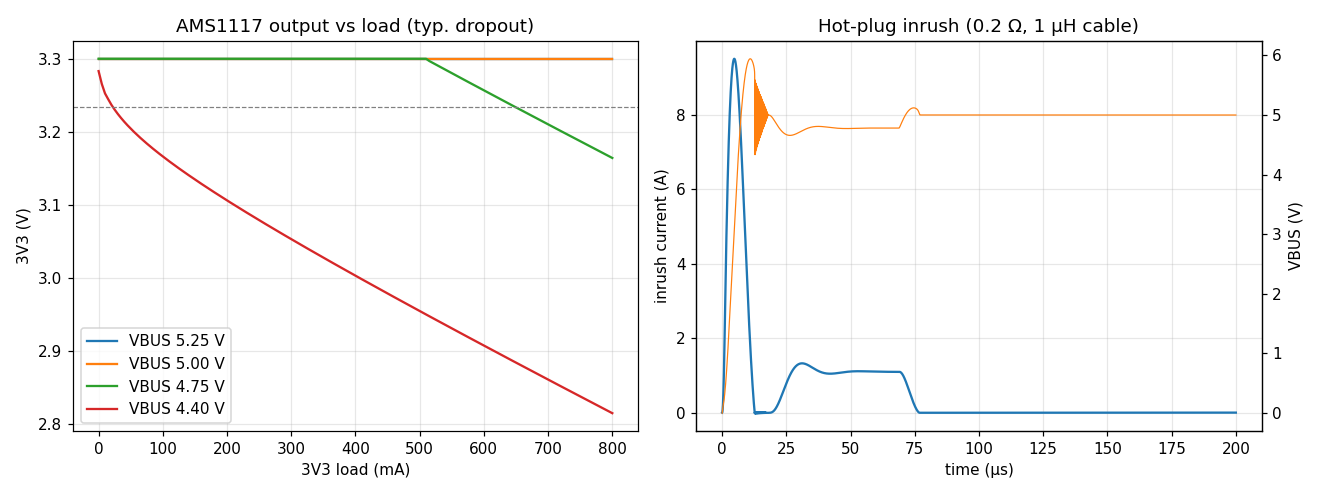

Here is the Python script that generated this plot:
"""电源路径模拟:USB VBUS → SS34 → +5V → AMS1117-3.3 → +3V3 → R3 + LED。

直接用 KiCad 自带的 ngspice.dll(ctypes 调共享库 API),不另装模拟器:

    python sim/power_sim.py

回答设计备注里悬而未决的三个问题:
  1. 负载多大时 3V3 掉出稳压?(VBUS 取 USB 规范的 5.25 / 5.0 / 4.75 / 4.40V)
  2. LED 实际电流多少?
  3. 插入瞬间的浪涌电流 —— USB 2.0 规定设备在 VBUS 上的电容 ≤10µF,
     本板 C2 + C1 在 VBUS 侧、C3 经 LDO 也挂在后面。

模型都是按规格书典型值搭的行为模型,不是厂商 SPICE 模型;数字用来看趋势与
量级,判断要不要改设计,不能当量产保证值。各模型的出处写在 MODELS 旁。
"""
import ctypes
import os
import re
import sys
import tempfile
from pathlib import Path

import numpy as np

HERE = Path(__file__).resolve().parent
sys.path.insert(0, str(HERE.parents[2] / "lib"))
from kicad_paths import kicad_bin  # noqa: E402

KICAD_BIN = kicad_bin()

# ── 模型 ────────────────────────────────────────────────────────────────
MODELS = """
* SS34(MDD,3A/40V 肖特基):规格书 VF ≤0.5V @3A。常见通用参数,
* 推算 VF ≈0.31V @0.1A、≈0.39V @0.5A。
.model SS34 D(IS=1.4e-5 RS=0.038 N=1.036 CJO=250p M=0.5 BV=40 IBV=5e-4)
* KT-0805Y(黄光 AlGaInP):规格书 VF 典型 2.0V @20mA。用 N=2、RS=10Ω 拟合,
* 小电流时 VF ≈1.8V。
.model LEDY D(IS=1.5e-17 N=2 RS=10)
"""

# AMS1117-3.3:规格书压差 1.1V 典型 / 1.3V 最大 @800mA、静态电流约 5mA、
# 限流约 1.1A(典型)。两套行为模型,各管一种分析:
#
# DC(负载扫描):受控电压源 Vout = min(3.3, Vin − Vdo(I)),Vdo 随电流从 0.95V
#   线性升到 1.1V;输入侧另用电流源从 +5V 抽走同样的电流 + 静态电流。负载只扫到
#   0.8A,碰不到限流,所以这里不建模限流。
# 暂态(插入浪涌):从 +5V 抽电流、推向 min(3.3, Vin − 1.0) 的限流跨导级。压差取常数,
#   不引用自身电流 —— 引用的版本在 DC 工作点上 gmin / source stepping 全部失败,
#   退回暂态 op 得到一个 C3 还在充电的假解(3V3 = 1.47V),实测踩过。
LDO_DC = """
Bldo vo_i 0 V = min(3.3, max(0, V(v5) - ({vdo0} + {kdo}*I(Vsns))))
Vsns vo_i v33 0
Bin v5 0 I = max(I(Vsns), 0) + 5m
"""
LDO_TRAN = """
Bldo v5 vo_i I = min(1.1, max(0, (min(3.3, V(v5) - 1.0) - V(v33)) * 100))
Vsns vo_i v33 0
Ignd v5 0 5m
"""


def ldo(worst: bool) -> str:
    # 最坏情况:压差整体多 0.2V(对应规格书的 1.3V 最大值)
    return LDO_DC.format(vdo0=1.15 if worst else 0.95, kdo=0.1875)


def dc_circuit(vbus: float, r_cable: float, worst: bool) -> str:
    return f"""power path DC
Vbus vsrc 0 DC {vbus}
Rcable vsrc vbus {r_cable}
D1 vbus v5 SS34
C2 v5 0 10u
C1 v5 0 100n
{ldo(worst)}
C3 v33 0 22u
R3 v33 led_a 1k
DL led_a 0 LEDY
Iload v33 0 DC 0
{MODELS}
.end
"""


def inrush_circuit(r_cable: float, l_cable: float) -> str:
    # 插入:VBUS 从 0 在 1µs 内升到 5V(机械接触的典型边沿),线缆以 R + L 表示
    return f"""power path inrush
Vbus vsrc 0 PWL(0 0 1u 5 10m 5)
Lcable vsrc vl {l_cable}
Rcable vl vbus {r_cable}
D1 vbus v5 SS34
C2 v5 0 10u
C1 v5 0 100n
{LDO_TRAN}
C3 v33 0 22u
R3 v33 led_a 1k
DL led_a 0 LEDY
{MODELS}
.end
"""


# ── ngspice 共享库 ──────────────────────────────────────────────────────
class NgSpice:
    def __init__(self):
        os.add_dll_directory(str(KICAD_BIN))
        self.lib = ctypes.CDLL(str(KICAD_BIN / "ngspice.dll"))
        self.out = []
        cb_str = ctypes.CFUNCTYPE(ctypes.c_int, ctypes.c_char_p, ctypes.c_int, ctypes.c_void_p)
        cb_exit = ctypes.CFUNCTYPE(ctypes.c_int, ctypes.c_int, ctypes.c_bool, ctypes.c_bool,
                                   ctypes.c_int, ctypes.c_void_p)
        self._printf = cb_str(lambda s, i, u: self.out.append(s.decode(errors="replace")) or 0)
        self._stat = cb_str(lambda s, i, u: 0)
        self._exit = cb_exit(lambda *a: 0)
        self.lib.ngSpice_Init(self._printf, self._stat, self._exit, None, None, None, None)

    def cmd(self, c: str) -> None:
        self.lib.ngSpice_Command(c.encode())

    def load(self, netlist: str) -> None:
        self.cmd("destroy all")
        self.cmd("remcirc")
        lines = [l for l in netlist.strip().splitlines()]
        arr = (ctypes.c_char_p * (len(lines) + 1))(*[l.encode() for l in lines], None)
        self.lib.ngSpice_Circ(arr)

    def run(self, analysis: str, vectors: list[str]) -> np.ndarray:
        self.out.clear()
        self.cmd(analysis)
        # 工作点不收敛时 ngspice 会退回「暂态 op」并照样给出数字 —— 那是假解,当错误处理
        errs = [l for l in self.out
                if re.search(r"error|singular|abort|source stepping failed", l, re.I)]
        if errs:
            raise RuntimeError("\n".join(errs))
        with tempfile.NamedTemporaryFile(suffix=".txt", delete=False) as f:
            path = f.name
        self.cmd(f"wrdata {path.replace(chr(92), '/')} {' '.join(vectors)}")
        data = np.loadtxt(path)
        os.unlink(path)
        # wrdata 每个向量写一对 (扫描量, 值);只保留第一列扫描量 + 各向量值
        return np.column_stack([data[:, 0]] + [data[:, 2 * i + 1] for i in range(len(vectors))])


# ── 分析 ────────────────────────────────────────────────────────────────
def load_sweep(ng: NgSpice, vbus: float, worst: bool, r_cable: float = 0.2):
    ng.load(dc_circuit(vbus, r_cable, worst))
    # ngspice 内部把元件名转成小写,命令里也得写小写
    d = ng.run("dc iload 0 0.8 0.005", ["v(v5)", "v(v33)", "i(vbus)"])
    iload, v5, v33 = d[:, 0], d[:, 1], d[:, 2]
    in_reg = v33 >= 3.3 * 0.98            # 规格书负载调整 ±2% 以内算稳压
    i_max = iload[in_reg].max() if in_reg.any() else 0.0
    return iload, v5, v33, i_max


def main() -> None:
    import matplotlib
    matplotlib.use("Agg")
    import matplotlib.pyplot as plt

    ng = NgSpice()
    print("== 1. 3V3 稳压上限(线缆 0.2Ω,±2% 判据)==")
    fig, ax = plt.subplots(1, 2, figsize=(12, 4.5))
    results = {}
    for vbus in (5.25, 5.0, 4.75, 4.40):
        for worst in (False, True):
            il, v5, v33, imax = load_sweep(ng, vbus, worst)
            results[(vbus, worst)] = imax
            tag = "最坏压差" if worst else "典型压差"
            print(f"  VBUS={vbus:.2f}V {tag}: 稳压到 {imax*1000:5.0f} mA"
                  f"(空载 +5V={v5[0]:.2f}V, 3V3={v33[0]:.3f}V)")
            if not worst:
                ax[0].plot(il * 1000, v33, label=f"VBUS {vbus:.2f} V")
    ax[0].axhline(3.3 * 0.98, color="gray", ls="--", lw=0.8)
    ax[0].set(xlabel="3V3 load (mA)", ylabel="3V3 (V)", title="AMS1117 output vs load (typ. dropout)")
    ax[0].legend()
    ax[0].grid(alpha=0.3)

    print("\n== 2. LED 电流 ==")
    ng.load(dc_circuit(5.0, 0.2, False))
    d = ng.run("dc iload 0 0.001 0.001", ["v(led_a)", "v(v33)"])
    va, v33 = d[0, 1], d[0, 2]
    i_led = (v33 - va) / 1000
    print(f"  3V3={v33:.3f}V  LED VF={va:.3f}V  I_LED={i_led*1000:.2f} mA")

    print("\n== 3. 插入浪涌(USB 2.0:设备在 VBUS 上的电容 ≤10µF)==")
    for r, l in ((0.2, 1e-6), (0.1, 0.5e-6)):
        ng.load(inrush_circuit(r, l))
        d = ng.run("tran 10n 200u", ["i(vbus)", "v(v5)", "v(vbus)"])
        t, i, v5, vb = d[:, 0], -d[:, 1], d[:, 2], d[:, 3]
        q = np.trapezoid(i, t) if hasattr(np, "trapezoid") else np.trapz(i, t)
        print(f"  线缆 R={r}Ω L={l*1e6:.1f}µH: 峰值 {i.max():.2f} A @ {t[i.argmax()]*1e6:.1f}µs,"
              f" VBUS 过冲到 {vb.max():.2f} V,200µs 内注入电荷 {q*1e6:.1f} µC")
        if r == 0.2:
            ax[1].plot(t * 1e6, i, label="I(VBUS)")
            ax2 = ax[1].twinx()
            ax2.plot(t * 1e6, vb, color="tab:orange", lw=0.8, label="V(VBUS)")
            ax2.set_ylabel("VBUS (V)")
    ax[1].set(xlabel="time (µs)", ylabel="inrush current (A)", title="Hot-plug inrush (0.2 Ω, 1 µH cable)")
    ax[1].grid(alpha=0.3)
    fig.tight_layout()
    out = HERE / "power_sim.png"
    fig.savefig(out, dpi=110)
    print(f"\nwrote {out.name}")


if __name__ == "__main__":
    sys.exit(main())
